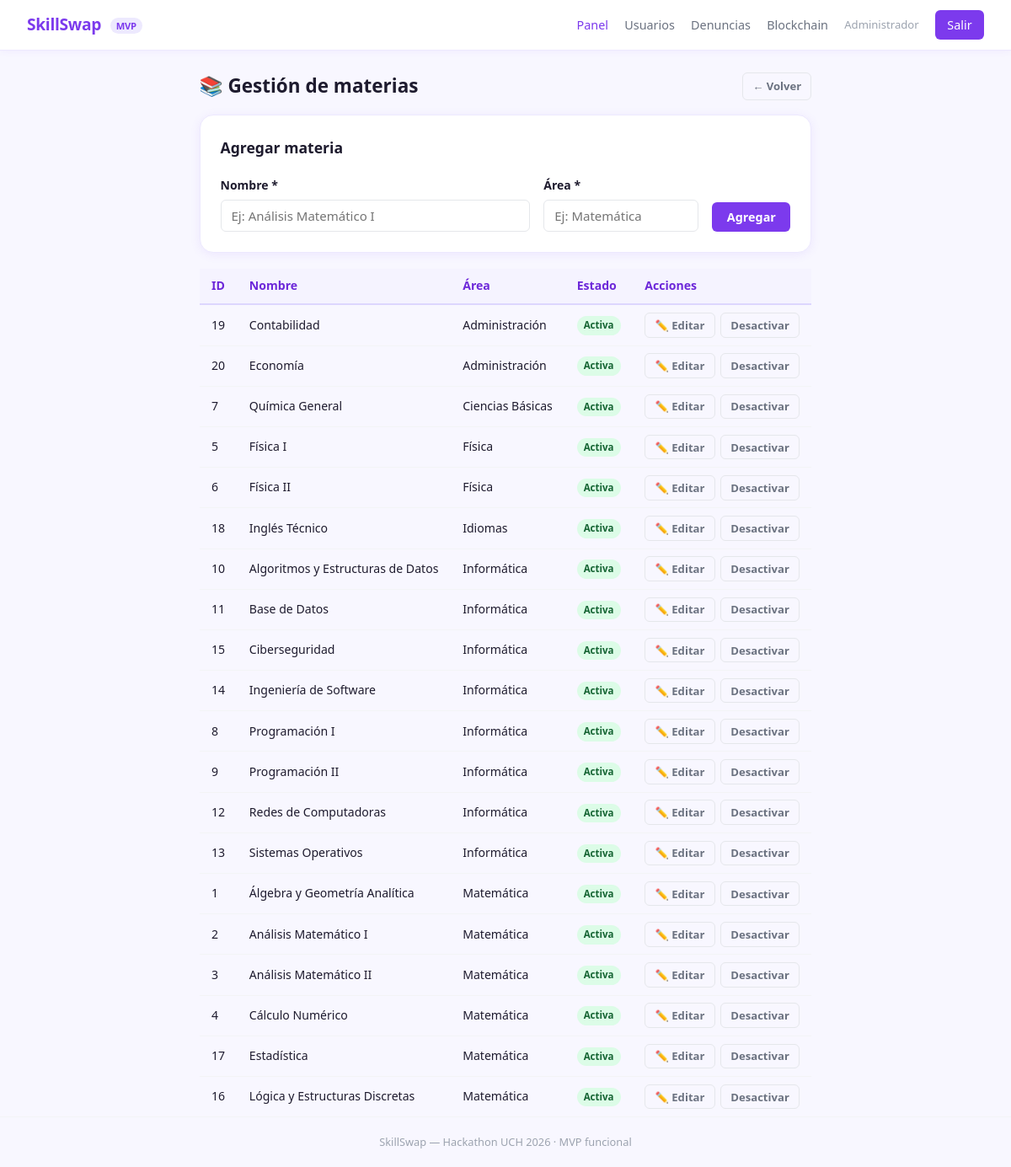
/skillswap/index.php?p=admin_materias (signed in), run on the app's committed database.
### tables this page shows
CREATE TABLE `materias` (
  `id` int(10) unsigned NOT NULL AUTO_INCREMENT,
  `nombre` varchar(120) NOT NULL,
  `area` varchar(80) NOT NULL DEFAULT '',
  `activa` tinyint(1) NOT NULL DEFAULT 1,
  `created_at` timestamp NOT NULL DEFAULT current_timestamp(),
  PRIMARY KEY (`id`)
);

### skillswap/app/helpers/funciones.php (called while the page is built, shortened)
<?php
function e(mixed $v): string {
    return htmlspecialchars((string)$v, ENT_QUOTES | ENT_SUBSTITUTE, 'UTF-8');
}
function renderizar(string $vista, array $datos = []): void {
    extract($datos, EXTR_SKIP);
    $path = BASE_PATH . '/app/views/' . $vista . '.php';
    require $path;
}

### skillswap/app/controllers/AdminController.php (called while the page is built, shortened)
<?php
class AdminController {
    public function materias(): void {
        $materias = conectar()->query('SELECT * FROM materias ORDER BY area, nombre')->fetchAll();
        renderizar('admin/materias', compact('materias', 'exito', 'error'));
    }
}

### skillswap/app/helpers/Session.php (called while the page is built, shortened)
<?php
class Session {
    public static function isLoggedIn(): bool  { return isset($_SESSION['usuario_id']); }
    public static function userRol(): string    { return $_SESSION['usuario_rol'] ?? ''; }
    public static function userName(): string   { return $_SESSION['usuario_nombre'] ?? ''; }
}

### skillswap/config/database.php (called while the page is built, shortened)
<?php
function conectar(): PDO {
    static $pdo = null;
    if ($pdo !== null) return $pdo;
    $dsn = sprintf('mysql:host=%s;dbname=%s;charset=%s', DB_HOST, DB_NAME, DB_CHARSET);
    try {
        $pdo = new PDO($dsn, DB_USER, DB_PASS, [
            PDO::ATTR_ERRMODE            => PDO::ERRMODE_EXCEPTION,
            PDO::ATTR_DEFAULT_FETCH_MODE => PDO::FETCH_ASSOC,
            PDO::ATTR_EMULATE_PREPARES   => false,
        ]);
    } catch (PDOException $e) {
        die('<div style="padding:2rem;color:#b91c1c;font-family:sans-serif;">
            <strong>Error de conexión:</strong> ' . htmlspecialchars($e->getMessage()) . '
        </div>');
    }
    return $pdo;
}

### skillswap/app/views/admin/materias.php (the view, shortened to what this page needs)
<!DOCTYPE html>
<html lang="es">
<head>
  <link rel="stylesheet" href="public/css/estilos.css">
</head>
<body>
<?php require BASE_PATH . '/app/views/partials/nav.php'; ?>
<div class="contenedor mt-3">
  <div style="display:flex;justify-content:space-between;align-items:center;margin-bottom:1rem;">
    <h2 style="font-weight:800;">📚 Gestión de materias</h2>
    <a href="index.php?p=admin" class="btn btn-ghost btn-sm">← Volver</a>
  </div>
  <div class="card">
    <div class="card-header"><h2>Agregar materia</h2></div>
    <form method="POST" action="index.php?p=admin_materias" style="display:flex;gap:1rem;flex-wrap:wrap;align-items:flex-end;">
      <div class="form-group" style="flex:2;margin:0;">
        <label>Nombre *</label>
        <input type="text" name="nombre" placeholder="Ej: Análisis Matemático I" required>
      </div>
      <div class="form-group" style="flex:1;margin:0;">
        <label>Área *</label>
        <input type="text" name="area" placeholder="Ej: Matemática" required>
      </div>
      <button type="submit" class="btn btn-primary">Agregar</button>
    </form>
  </div>
  <div class="tabla-wrap">
    <table>
      <thead><tr><th>ID</th><th>Nombre</th><th>Área</th><th>Estado</th><th>Acciones</th></tr></thead>
      <tbody>
        <?php foreach ($materias as $m): ?>
        <tr>
          <td><?= $m['id'] ?></td>
          <td>
            <span id="nombre-texto-<?= $m['id'] ?>"><?= e($m['nombre']) ?></span>
          </td>
          <td>
            <span id="area-texto-<?= $m['id'] ?>"><?= e($m['area']) ?></span>
          </td>
          <td>
            <span class="badge <?= $m['activa'] ? 'badge-success' : 'badge-secondary' ?>">
              <?= $m['activa'] ? 'Activa' : 'Inactiva' ?>
            </span>
          </td>
          <td>
            <div style="display:flex;gap:.4rem;flex-wrap:wrap;align-items:center;">
              <button class="btn btn-ghost btn-sm" onclick="toggleEditar(<?= $m['id'] ?>)">✏️ Editar</button>
              <?php if ($m['activa']): ?>
                <form method="POST" action="index.php?p=admin_materias">
                  <button class="btn btn-ghost btn-sm">Desactivar</button>
                </form>
              <?php endif; ?>
            </div>
          </td>
        </tr>
        <?php endforeach; ?>
      </tbody>
    </table>
  </div>
</div>
<?php require BASE_PATH . '/app/views/partials/footer.php'; ?>
</body>
</html>

### skillswap/app/views/partials/nav.php (shortened to what this page needs)
<nav>
  <a href="index.php" class="nav-logo">SkillSwap <span>MVP</span></a>
  <div class="nav-links">
    <?php
    $p   = $_GET['p'] ?? '';
    $rol = Session::userRol();
    ?>
    <?php if (Session::isLoggedIn()): ?>
      <?php if ($rol === 'admin'): ?>
        <a href="index.php?p=admin"             class="<?= str_starts_with($p,'admin') ? 'activo' : '' ?>">Panel</a>
        <a href="index.php?p=admin_usuarios"    class="<?= $p==='admin_usuarios' ? 'activo' : '' ?>">Usuarios</a>
        <a href="index.php?p=admin_denuncias"   class="<?= $p==='admin_denuncias' ? 'activo' : '' ?>">Denuncias</a>
        <a href="index.php?p=admin_blockchain"  class="<?= $p==='admin_blockchain' ? 'activo' : '' ?>">Blockchain</a>
      <?php endif; ?>
      <span style="font-size:.82rem;color:var(--gris-400);">
        <?= e(Session::userName()) ?>
      </span>
      <a href="index.php?p=logout" class="btn-nav">Salir</a>
    <?php else: ?>
      <a href="index.php?p=alumno_buscar">Explorar</a>
      <a href="index.php?p=login">Iniciar sesión</a>
      <a href="index.php?p=registro_alumno" class="btn-nav">Registrarse</a>
    <?php endif; ?>
  </div>
</nav>

### skillswap/app/views/partials/footer.php
<footer>
  SkillSwap &mdash; Hackathon UCH <?= date('Y') ?> &middot; MVP funcional
</footer>

### skillswap/public/css/estilos.css (style rules this page uses)
:root { --lila-50: #f5f3ff; --lila-100: #ede9fe; --lila-200: #ddd6fe; --lila-300: #c4b5fd; --lila-400: #a78bfa; --lila-500: #8b5cf6; --lila-600: #7c3aed; --lila-700: #6d28d9; --naranja: #f97316; --rojo: #ef4444; --verde: #22c55e; --amarillo: #eab308; --azul: #3b82f6; --texto: #1e1b2e; --texto-2: #6b7280; --blanco: #ffffff; --fondo: #f8f7ff; --gris-100: #f3f4f6; --gris-200: #e5e7eb; --gris-400: #9ca3af; --font: 'Segoe UI', system-ui, sans-serif; --font-mono: 'Consolas', monospace; --radio: 10px; --radio-sm: 6px; --radio-lg: 16px; --sombra: 0 2px 12px rgba(139,92,246,.10); --trans: .15s ease; }
*, *::before, *::after { box-sizing: border-box; margin: 0; padding: 0; }
body { font-family: var(--font); background: var(--fondo); color: var(--texto); min-height: 100vh; display: flex; flex-direction: column; font-size: 15px; line-height: 1.6; }
a { color: var(--lila-600); text-decoration: none; }
textarea, input, select, button { font-family: inherit; font-size: inherit; }
nav { background: var(--blanco); border-bottom: 1.5px solid var(--lila-100); display: flex; align-items: center; justify-content: space-between; padding: .75rem 2rem; position: sticky; top: 0; z-index: 100; box-shadow: 0 1px 8px rgba(139,92,246,.07); }
.nav-logo { font-size: 1.2rem; font-weight: 800; color: var(--lila-600); text-decoration: none; letter-spacing: -.3px; }
.nav-logo span { font-size: .7rem; background: var(--lila-100); color: var(--lila-600); padding: 2px 7px; border-radius: 20px; margin-left: 6px; vertical-align: middle; font-weight: 600; }
.nav-links { display: flex; align-items: center; gap: 1.2rem; }
.nav-links a { color: var(--texto-2); font-weight: 500; font-size: .9rem; transition: color var(--trans); text-decoration: none; }
.nav-links a:hover, .nav-links a.activo { color: var(--lila-600); }
.btn-nav { background: var(--lila-600) !important; color: var(--blanco) !important; padding: .38rem .9rem; border-radius: var(--radio-sm); font-weight: 600; }
.contenedor { max-width: 1100px; margin: 0 auto; padding: 0 1.5rem; }
.mt-3 { margin-top: 1.5rem; }
.card { background: var(--blanco); border-radius: var(--radio-lg); border: 1.5px solid var(--lila-100); padding: 1.5rem; box-shadow: var(--sombra); margin-bottom: 1.2rem; }
.card-header { margin-bottom: 1.2rem; }
.card-header h2 { font-size: 1.1rem; font-weight: 700; }
.btn { display: inline-flex; align-items: center; gap: .4rem; padding: .5rem 1.1rem; border-radius: var(--radio-sm); font-weight: 600; font-size: .9rem; cursor: pointer; border: none; transition: all var(--trans); text-decoration: none; white-space: nowrap; }
.btn-primary { background: var(--lila-600); color: #fff; }
.btn-ghost { background: transparent; color: var(--texto-2); border: 1.5px solid var(--gris-200); }
.btn-sm { padding: .3rem .7rem; font-size: .82rem; }
.form-group { margin-bottom: 1rem; }
.form-group label { display: block; font-weight: 600; font-size: .875rem; margin-bottom: .35rem; }
.form-group input, .form-group select, .form-group textarea { width: 100%; border: 1.5px solid var(--gris-200); border-radius: var(--radio-sm); padding: .5rem .75rem; transition: border-color var(--trans); background: var(--blanco); color: var(--texto); }
.badge { display: inline-block; font-size: .72rem; font-weight: 700; padding: 2px 8px; border-radius: 20px; white-space: nowrap; }
.badge-success { background: #dcfce7; color: #166534; }
.tabla-wrap { overflow-x: auto; }
table { width: 100%; border-collapse: collapse; font-size: .88rem; }
th { background: var(--lila-50); color: var(--lila-700); font-weight: 700; padding: .6rem .9rem; text-align: left; border-bottom: 2px solid var(--lila-200); }
td { padding: .55rem .9rem; border-bottom: 1px solid var(--gris-100); vertical-align: middle; }
tr:last-child td { border-bottom: none; }
footer { text-align: center; padding: 1.2rem; font-size: .8rem; color: var(--gris-400); border-top: 1px solid var(--gris-100); margin-top: auto; }

### data on the page
materias: id "19", nombre "Contabilidad", area "Administración", activa "Activa"
materias: id "20", nombre "Economía", area "Administración", activa "Activa"
materias: id "7", nombre "Química General", area "Ciencias Básicas", activa "Activa"
materias: id "5", nombre "Física I", area "Física", activa "Activa"
materias: id "6", nombre "Física II", area "Física", activa "Activa"
materias: id "18", nombre "Inglés Técnico", area "Idiomas", activa "Activa"
materias: id "10", nombre "Algoritmos y Estructuras de Datos", area "Informática", activa "Activa"
materias: id "11", nombre "Base de Datos", area "Informática", activa "Activa"
materias: id "15", nombre "Ciberseguridad", area "Informática", activa "Activa"
materias: id "14", nombre "Ingeniería de Software", area "Informática", activa "Activa"
materias: id "8", nombre "Programación I", area "Informática", activa "Activa"
materias: id "9", nombre "Programación II", area "Informática", activa "Activa"
materias: id "12", nombre "Redes de Computadoras", area "Informática", activa "Activa"
materias: id "13", nombre "Sistemas Operativos", area "Informática", activa "Activa"
materias: id "1", nombre "Álgebra y Geometría Analítica", area "Matemática", activa "Activa"
materias: id "2", nombre "Análisis Matemático I", area "Matemática", activa "Activa"
materias: id "3", nombre "Análisis Matemático II", area "Matemática", activa "Activa"
materias: id "4", nombre "Cálculo Numérico", area "Matemática", activa "Activa"
materias: id "17", nombre "Estadística", area "Matemática", activa "Activa"
materias: id "16", nombre "Lógica y Estructuras Discretas", area "Matemática", activa "Activa"

### other printed values
Session::userName() "Administrador"
